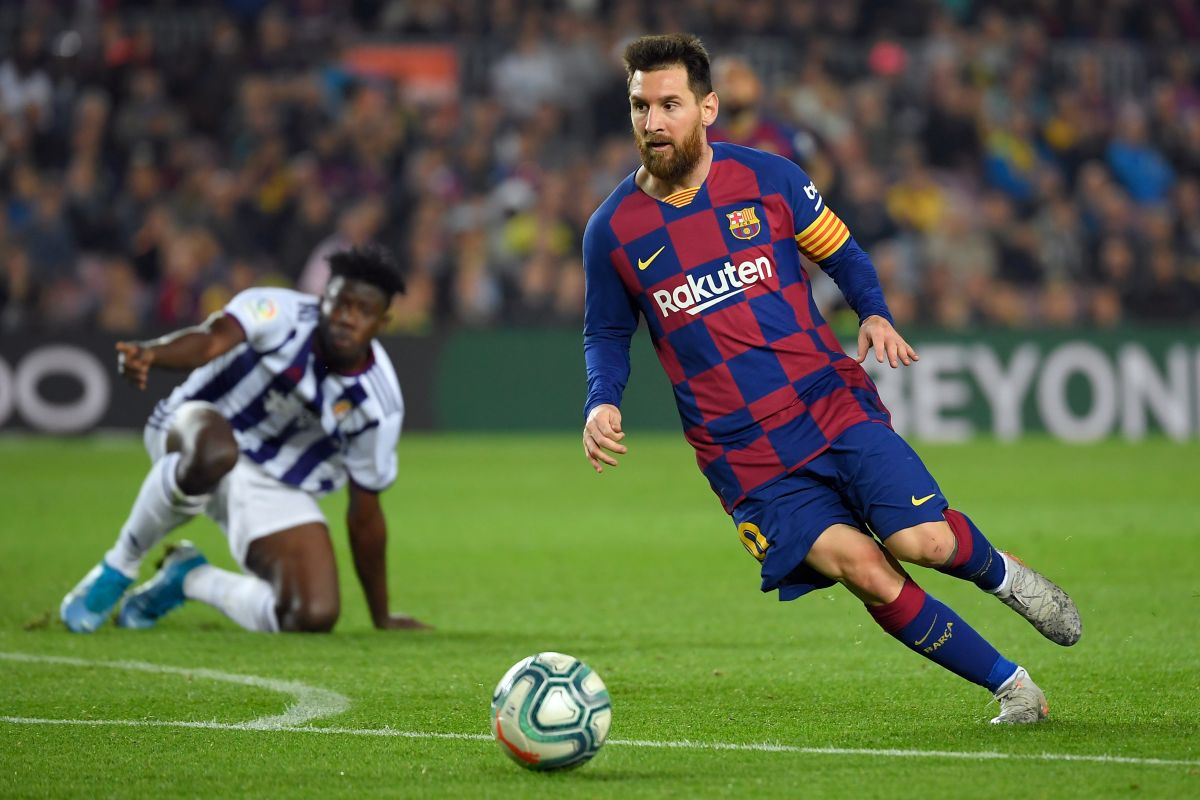
#> input picture Gambar/Leo.jpg, 1200 x 800 px, given in place of the camera
$ python 21_Mumtaza_Contour.py
#> lines starting #> are read from the running program, lines starting #| are printed output that depends on the picture; after the words box and inside, x2 and y2 are one past the last pixel; in counts of white or black regions, pixels touching at a corner belong together
import numpy as np
import cv2
import imutils

def getContour(img, imgContour):
    contours, hierarchy = cv2.findContours(img, cv2.RETR_EXTERNAL, cv2.CHAIN_APPROX_NONE)

    for cnts in contours: #buat misahin lalu di loopin masing masing kontur
        area = cv2.contourArea(cnts)

        #biar areanya bisa menyesuakian ketika ada benda lain
        areaMin = cv2.getTrackbarPos('Area', 'Tracking')

        if area > areaMin: #area nya harus lebih dari 1000, biar bisa drawcontour, kalo gabisa yaudah
            cv2.drawContours(imgContour, cnts, -1, (255,0,255), 7)
            peri = cv2.arcLength(cnts, True)
            approx = cv2.approxPolyDP(cnts, 0.02 * peri, True)
            print(len(approx))  #kalo di print keluar berapa corner point

            #membuat rectangle dari approx
            x, y, w, h = cv2.boundingRect(approx)
            cv2.rectangle(imgContour, (x,y), (x+w, y+h), (0, 255, 0), 5)

            #PutText biar keren
            cv2.putText(imgContour, "Points: " + str(len(approx)), (x+w+20, y+20), cv2.FONT_HERSHEY_COMPLEX, 0.7, (0, 255,0), 2)
            cv2.putText(imgContour, "Area: " + str(int(area)), (x+w+20, y+45), cv2.FONT_HERSHEY_COMPLEX, 0.7, (0, 255,0), 2)


#Fungsi buat nge stack images
def stackImages(scale,imgArray):
    rows = len(imgArray)
    cols = len(imgArray[0])
    rowsAvailable = isinstance(imgArray[0], list)
    width = imgArray[0][0].shape[1]
    height = imgArray[0][0].shape[0]
    if rowsAvailable:
        for x in range ( 0, rows):
            for y in range(0, cols):
                if imgArray[x][y].shape[:2] == imgArray[0][0].shape [:2]:
                    imgArray[x][y] = cv2.resize(imgArray[x][y], (0, 0), None, scale, scale)
                else:
                    imgArray[x][y] = cv2.resize(imgArray[x][y], (imgArray[0][0].shape[1], imgArray[0][0].shape[0]), None, scale, scale)
                if len(imgArray[x][y].shape) == 2: imgArray[x][y]= cv2.cvtColor( imgArray[x][y], cv2.COLOR_GRAY2BGR)
        imageBlank = np.zeros((height, width, 3), np.uint8)
        hor = [imageBlank]*rows
        hor_con = [imageBlank]*rows
        for x in range(0, rows):
            hor[x] = np.hstack(imgArray[x])
        ver = np.vstack(hor)
    else:
        for x in range(0, rows):
            if imgArray[x].shape[:2] == imgArray[0].shape[:2]:
                imgArray[x] = cv2.resize(imgArray[x], (0, 0), None, scale, scale)
            else:
                imgArray[x] = cv2.resize(imgArray[x], (imgArray[0].shape[1], imgArray[0].shape[0]), None,scale, scale)
            if len(imgArray[x].shape) == 2: imgArray[x] = cv2.cvtColor(imgArray[x], cv2.COLOR_GRAY2BGR)
        hor= np.hstack(imgArray)
        ver = hor
    return ver


cap = cv2.VideoCapture(0)
cap.set(3, 640)
cap.set(4, 640)

#create TRackbar
def nothing(x):
    pass

cv2.namedWindow('Tracking')
cv2.createTrackbar('th1', 'Tracking', 38, 255, nothing)
cv2.createTrackbar('th2', 'Tracking', 122, 255, nothing)
cv2.createTrackbar('Area', 'Tracking', 5000, 30000, nothing)


while True :
    ret, frame = cap.read()
#> frame is the input picture: shape (800, 1200, 3); mean B, G, R 68.8, 99.3, 90.2
    frame = cv2.resize(frame, None, fx=0.5, fy=0.5, interpolation=cv2.INTER_AREA)
#> frame: shape (400, 600, 3)

    imgContour = frame.copy()
    img_blur = cv2.GaussianBlur(frame, (7,7), 0)
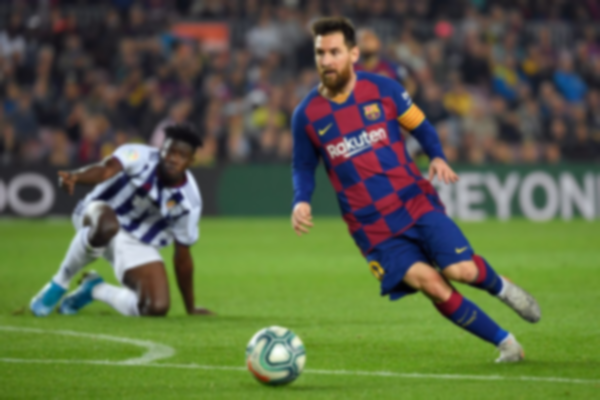
#> img_blur: shape (400, 600, 3); mean B, G, R 69, 99.4, 90.3
    img_gray = cv2.cvtColor(img_blur, cv2.COLOR_BGR2GRAY)
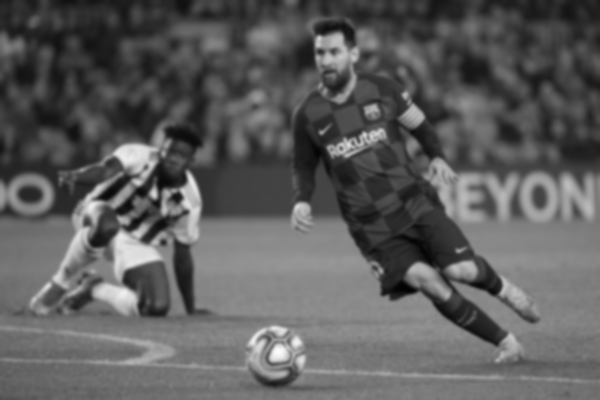
#> img_gray: shape (400, 600); min 2, max 253, mean 93.2


    #Trackbar pos & Canny
    th1 = cv2.getTrackbarPos('th1', 'Tracking')
    th2 = cv2.getTrackbarPos('th2', 'Tracking')
    canny = cv2.Canny(img_gray, th1, th2)
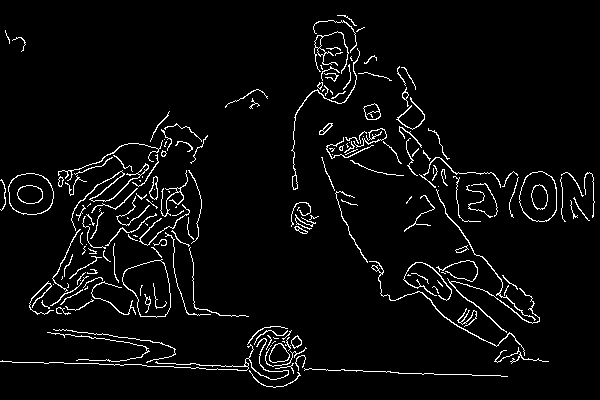
#> canny: shape (400, 600); 4.2% white in thin lines or dots

    #dilate
    kernel = np.ones([6,6]) #buat mempertebal garis putih
    img_dil = cv2.dilate(canny, kernel)
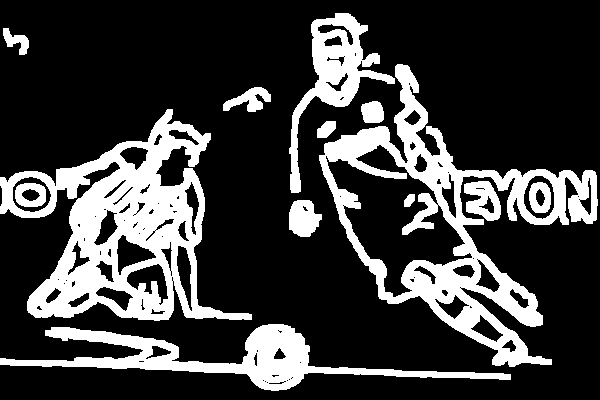
#> img_dil: shape (400, 600); 23.8% white; 13 white regions

    #fungsi getContour
    getContour(img_dil, imgContour)
#> in getContour, `contours, hierarchy = cv2.findContours(img, cv2.RETR_EXTERNAL, cv2.CHA..`: contours = 10 contours; largest, box (x1, y1, x2, y2) and area: (319, 64, 598, 367) 30468, (0, 109, 252, 321) 25452, (0, 324, 511, 391) 8218, (289, 13, 395, 193) 5022, (464, 181, 501, 221) 968
#> in getContour, `area = cv2.contourArea(cnts)`: area = 8217.5
#> in getContour, `peri = cv2.arcLength(cnts, True)`: peri = 1397.3
#> in getContour, `approx = cv2.approxPolyDP(cnts, 0.02 * peri, True)`: approx = [[510, 379], [308, 366], [283, 324], [241, 364], [69, 327], [143, 350], [0, 358]]
#| 7
#> in getContour, `x, y, w, h = cv2.boundingRect(approx)`: x = 0; y = 324; w = 511; h = 56
#> in getContour, `cv2.putText(imgContour, "Area: " + str(int(area)), (x+w+20, y+45), cv2..`:
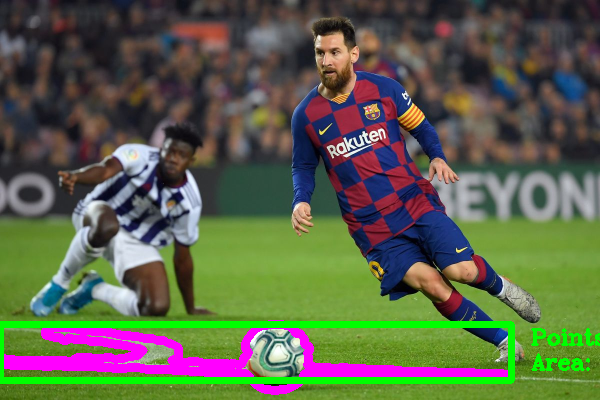
#> imgContour: shape (400, 600, 3); mean B, G, R 75, 98.1, 92.4


    imgStack = stackImages(0.8, ([frame, img_blur, img_gray, canny],
                                 [img_dil, imgContour, imgContour, imgContour]))
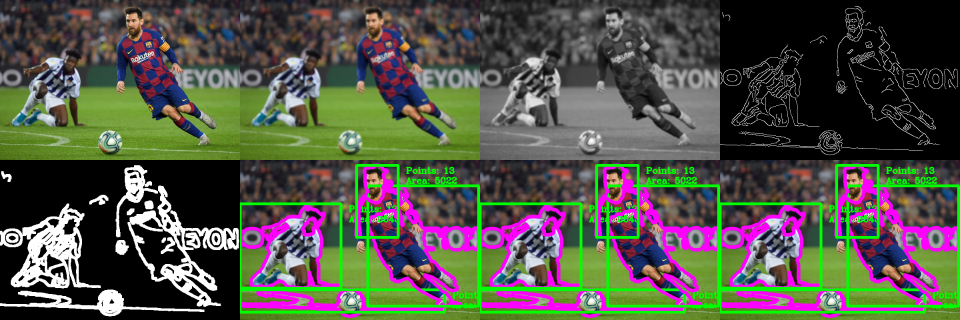
#> imgStack: shape (640, 1920, 3) (shown at 1/2 size); mean B, G, R 71.4, 83, 82.1


    cv2.imshow('frame', imgStack)

    k = cv2.waitKey(1)
#> (key q is pressed here)
    if k == ord('q'):
        break
cap.release()
cv2.destroyAllWindows()

$ run again, on Gambar/apple.jpg
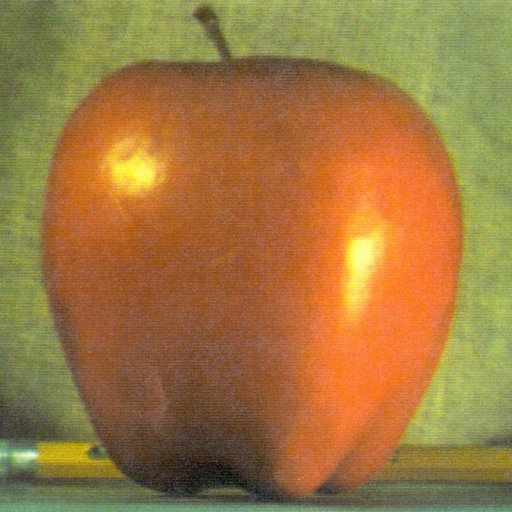
#> input picture Gambar/apple.jpg, 512 x 512 px, given in place of the camera
#> frame is the input picture: shape (512, 512, 3); mean B, G, R 64.8, 119.7, 159.1
#> frame: shape (256, 256, 3)
#> `canny = cv2.Canny(img_gray, th1, th2)`:
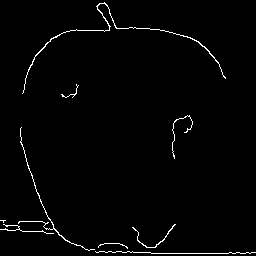
#> canny: shape (256, 256); 1.6% white in thin lines or dots
#> img_dil: shape (256, 256); 10.4% white; 4 white regions
#> contours = 4 contours; box (x1, y1, x2, y2) and area: (0, 125, 256, 256) 3278, (20, 0, 229, 97) 2096, (170, 113, 196, 162) 500, (59, 82, 82, 101) 210
#> area = 3278.5
#> `imgStack = stackImages(0.8, ([frame, img_blur, img_gray, canny], [img_..`:
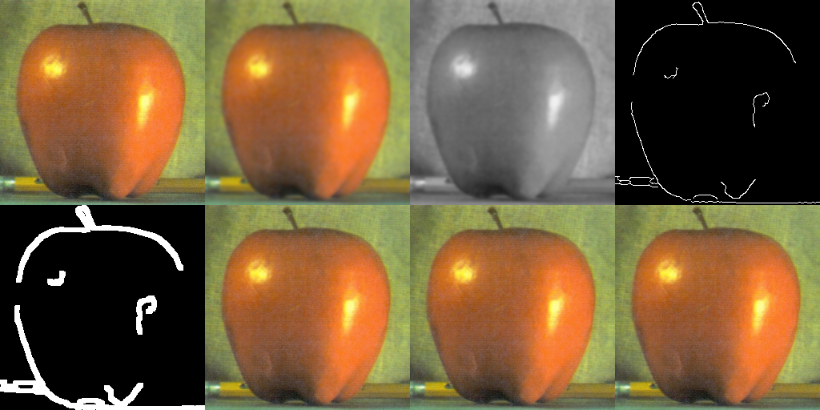
#> imgStack: shape (410, 820, 3); mean B, G, R 60, 94.3, 118.9

$ run again, on Gambar/el.jpg
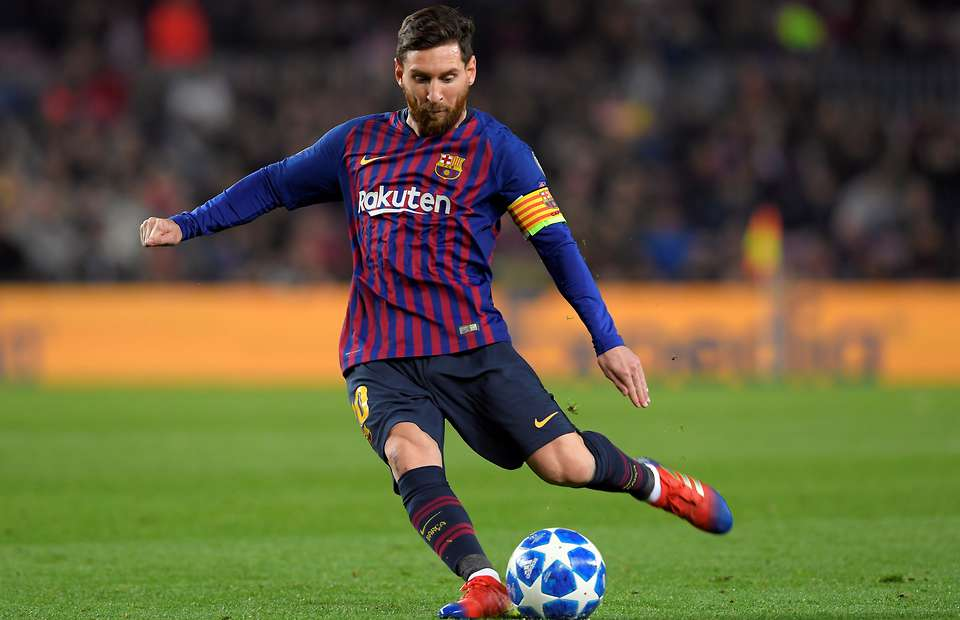
#> input picture Gambar/el.jpg, 960 x 620 px, given in place of the camera
#> frame is the input picture: shape (620, 960, 3); mean B, G, R 59.3, 90.7, 95.2
#> frame: shape (310, 480, 3)
#> `canny = cv2.Canny(img_gray, th1, th2)`:
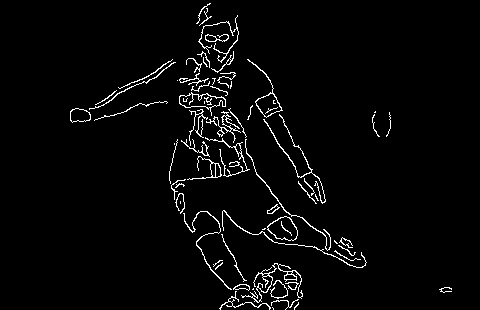
#> canny: shape (310, 480); 3% white in thin lines or dots, all inside (x1, y1, x2, y2) = (70, 3, 452, 310)
#> img_dil: shape (310, 480); 15.7% white; 5 white regions
#> contours = 5 contours; box (x1, y1, x2, y2) and area: (167, 1, 370, 310) 25764, (68, 57, 179, 126) 2027, (370, 109, 383, 140) 212, (384, 110, 394, 140) 176, (437, 285, 455, 296) 151
#> area = 151
#> `imgStack = stackImages(0.8, ([frame, img_blur, img_gray, canny], [img_..`:
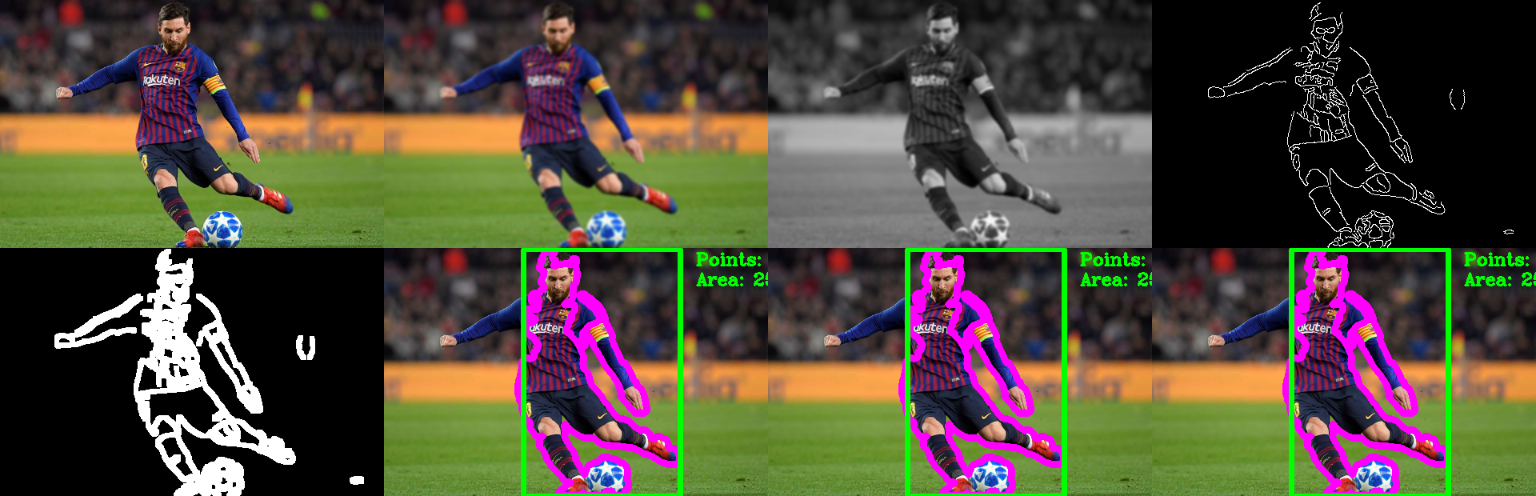
#> imgStack: shape (496, 1536, 3); mean B, G, R 59.1, 73.9, 80.1
